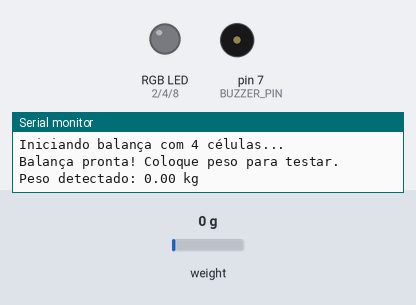
A sketch run on a simulated Arduino Uno, built with avr-gcc and run on an emulated ATmega328P. Parts: an RGB LED mixed from three pins (HIGH = lit), buzzer (waves = sounding), the last lines printed to the serial monitor. The inputs (shaded band) are chosen by the test bench; at power-on: weight on the scale 0 g.

Above: at 2.2 s.
2.3 s: weight on the scale set to 471 g
4.5 s: weight on the scale set to 537 g
At 4.9 s:
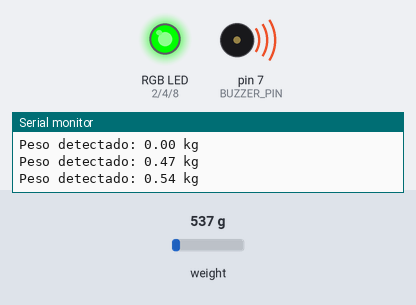
At 6.9 s:
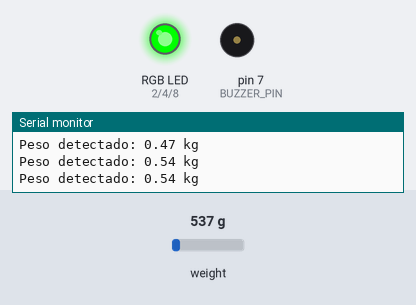
9.1 s: weight on the scale set to 1928 g
11.0 s: weight on the scale set to 2038 g
At 14.2 s:
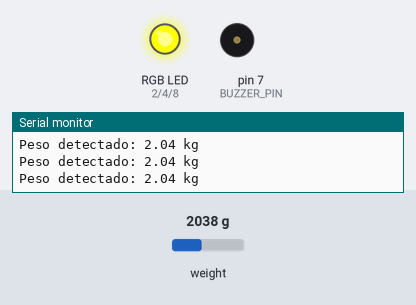
14.9 s: weight on the scale set to 2962 g
17.8 s: weight on the scale set to 3033 g
At 20.1 s:
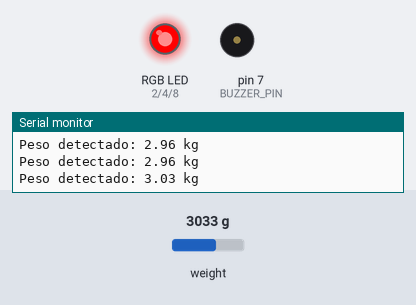
Timing chart, 0 to 23.4 s (numbered marks = the images above; inputs shaded):
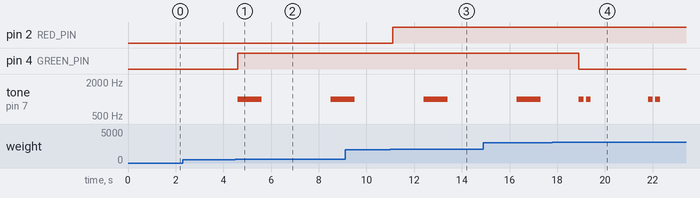

Measured:
- the behaviour switches between 499 and 500 g on weight on the scale (found by bisection; images 0 and 1)
- the behaviour switches between 1999 and 2000 g on weight on the scale (found by bisection; images 2 and 3)
- the behaviour switches between 3000 and 3001 g on weight on the scale (found by bisection; images 3 and 4)
- after the input at 4.5 s, pin 4 (GREEN_PIN): LOW → HIGH after 0.10 s; tone on pin 7 (BUZZER_PIN): silent → 1000 Hz after 0.10 s, → silent 1.0 s later, → 1000 Hz 2.9 s later
- after the input at 11.0 s, pin 2 (RED_PIN): LOW → HIGH after 0.11 s
- after the input at 17.8 s, pin 4 (GREEN_PIN): HIGH → LOW after 1.1 s

The sketch:

WeightScale.ino
```cpp
#include "HX711.h"

// Pinos do HX711
#define DOUT A1
#define CLK  A0

HX711 balanca;

// LED RGB (catodo comum)
#define RED_PIN   2
#define GREEN_PIN 4
#define BLUE_PIN  8

// Buzzer
#define BUZZER_PIN 7

unsigned long lastBeepTime = 0;

// Valor inicial de calibração — será ajustado depois com pesos reais
float calibration_factor = 22000.0; // ajuste após testes

void setup() {
  Serial.begin(9600);
  Serial.println("Iniciando balança com 4 células...");

  balanca.begin(DOUT, CLK);
  balanca.set_scale(calibration_factor);
  balanca.tare(); // zera a balança

  pinMode(RED_PIN, OUTPUT);
  pinMode(GREEN_PIN, OUTPUT);
  pinMode(BLUE_PIN, OUTPUT);
  pinMode(BUZZER_PIN, OUTPUT);

  Serial.println("Balança pronta! Coloque peso para testar.");
}

void loop() {
  float peso = balanca.get_units(10); // média de 10 leituras
  if (peso < 0) peso = 0;

  Serial.print("Peso detectado: ");
  Serial.print(peso, 2);
  Serial.println(" kg");

  // LED e buzzer com base nas faixas de peso
  if (peso >= 0.5 && peso < 2.0) {
    setColor(0, 255, 0);  // Verde
    acionarBuzzerSimples(1000, 3000);
  }
  else if (peso >= 2.0 && peso <= 3.0) {
    setColor(255, 255, 0); // Amarelo
    acionarBuzzerSimples(1000, 3000);
  }
  else if (peso > 3.0) {
    setColor(255, 0, 0);   // Vermelho
    acionarBuzzerDuplo(200, 2000);
  }
  else {
    setColor(0, 0, 0);     // LED apagado
  }

  delay(300);
}

// ---------- Funções auxiliares ----------

void setColor(int red, int green, int blue) {
  analogWrite(RED_PIN, red);
  analogWrite(GREEN_PIN, green);
  analogWrite(BLUE_PIN, blue);
}

void acionarBuzzerSimples(int duracao, int intervalo) {
  unsigned long tempoAtual = millis();
  if (tempoAtual - lastBeepTime >= intervalo) {
    tone(BUZZER_PIN, 1000, duracao);
    lastBeepTime = tempoAtual;
  }
}

void acionarBuzzerDuplo(int duracao, int intervalo) {
  unsigned long tempoAtual = millis();
  if (tempoAtual - lastBeepTime >= intervalo) {
    tone(BUZZER_PIN, 1000, duracao);
    delay(300);
    tone(BUZZER_PIN, 1000, duracao);
    lastBeepTime = tempoAtual;
  }
}
```
